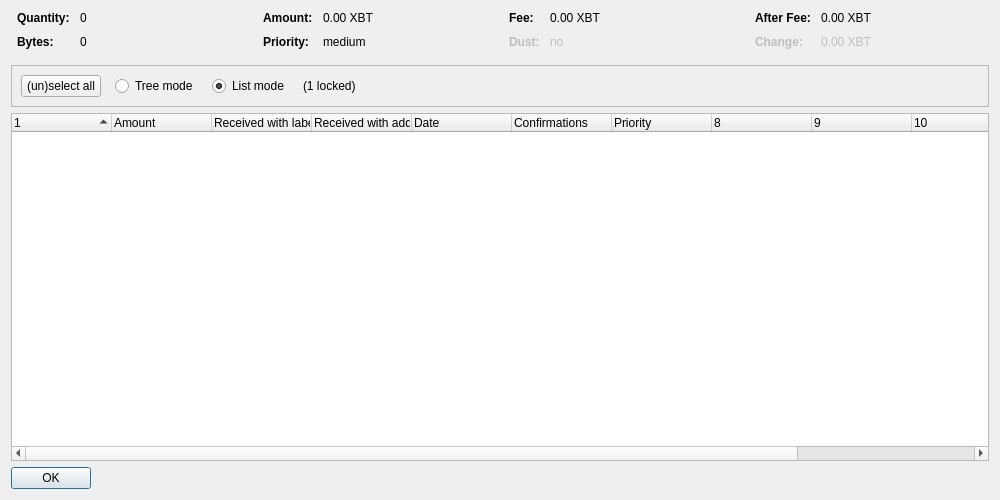
<?xml version="1.0" encoding="UTF-8"?>
<ui version="4.0">
 <class>CoinControlDialog</class>
 <widget class="QDialog" name="CoinControlDialog">
  <property name="geometry">
   <rect>
    <x>0</x>
    <y>0</y>
    <width>1000</width>
    <height>500</height>
   </rect>
  </property>
  <property name="windowTitle">
   <string>Coin Selection</string>
  </property>
  <layout class="QVBoxLayout" name="verticalLayout">
   <item>
    <layout class="QHBoxLayout" name="horizontalLayoutTop" stretch="0,0,0,0">
     <property name="topMargin">
      <number>0</number>
     </property>
     <property name="bottomMargin">
      <number>10</number>
     </property>
     <item>
      <layout class="QFormLayout" name="formLayoutCoinControl1">
       <property name="horizontalSpacing">
        <number>10</number>
       </property>
       <property name="verticalSpacing">
        <number>10</number>
       </property>
       <property name="leftMargin">
        <number>6</number>
       </property>
       <property name="rightMargin">
        <number>6</number>
       </property>
       <item row="0" column="0">
        <widget class="QLabel" name="labelCoinControlQuantityText">
         <property name="font">
          <font>
           <weight>75</weight>
           <bold>true</bold>
          </font>
         </property>
         <property name="text">
          <string>Quantity:</string>
         </property>
        </widget>
       </item>
       <item row="0" column="1">
        <widget class="QLabel" name="labelCoinControlQuantity">
         <property name="cursor">
          <cursorShape>IBeamCursor</cursorShape>
         </property>
         <property name="contextMenuPolicy">
          <enum>Qt::ActionsContextMenu</enum>
         </property>
         <property name="text">
          <string notr="true">0</string>
         </property>
         <property name="textInteractionFlags">
          <set>Qt::LinksAccessibleByMouse|Qt::TextSelectableByKeyboard|Qt::TextSelectableByMouse</set>
         </property>
        </widget>
       </item>
       <item row="1" column="0">
        <widget class="QLabel" name="labelCoinControlBytesText">
         <property name="font">
          <font>
           <weight>75</weight>
           <bold>true</bold>
          </font>
         </property>
         <property name="text">
          <string>Bytes:</string>
         </property>
        </widget>
       </item>
       <item row="1" column="1">
        <widget class="QLabel" name="labelCoinControlBytes">
         <property name="cursor">
          <cursorShape>IBeamCursor</cursorShape>
         </property>
         <property name="contextMenuPolicy">
          <enum>Qt::ActionsContextMenu</enum>
         </property>
         <property name="text">
          <string notr="true">0</string>
         </property>
         <property name="textInteractionFlags">
          <set>Qt::LinksAccessibleByMouse|Qt::TextSelectableByKeyboard|Qt::TextSelectableByMouse</set>
         </property>
        </widget>
       </item>
      </layout>
     </item>
     <item>
      <layout class="QFormLayout" name="formLayoutCoinControl2">
       <property name="horizontalSpacing">
        <number>10</number>
       </property>
       <property name="verticalSpacing">
        <number>10</number>
       </property>
       <property name="leftMargin">
        <number>6</number>
       </property>
       <property name="rightMargin">
        <number>6</number>
       </property>
       <item row="0" column="0">
        <widget class="QLabel" name="labelCoinControlAmountText">
         <property name="font">
          <font>
           <weight>75</weight>
           <bold>true</bold>
          </font>
         </property>
         <property name="text">
          <string>Amount:</string>
         </property>
        </widget>
       </item>
       <item row="0" column="1">
        <widget class="QLabel" name="labelCoinControlAmount">
         <property name="cursor">
          <cursorShape>IBeamCursor</cursorShape>
         </property>
         <property name="contextMenuPolicy">
          <enum>Qt::ActionsContextMenu</enum>
         </property>
         <property name="text">
          <string notr="true">0.00 XBT</string>
         </property>
         <property name="textInteractionFlags">
          <set>Qt::LinksAccessibleByMouse|Qt::TextSelectableByKeyboard|Qt::TextSelectableByMouse</set>
         </property>
        </widget>
       </item>
       <item row="1" column="0">
        <widget class="QLabel" name="labelCoinControlPriorityText">
         <property name="font">
          <font>
           <weight>75</weight>
           <bold>true</bold>
          </font>
         </property>
         <property name="text">
          <string>Priority:</string>
         </property>
        </widget>
       </item>
       <item row="1" column="1">
        <widget class="QLabel" name="labelCoinControlPriority">
         <property name="cursor">
          <cursorShape>IBeamCursor</cursorShape>
         </property>
         <property name="contextMenuPolicy">
          <enum>Qt::ActionsContextMenu</enum>
         </property>
         <property name="text">
          <string notr="true">medium</string>
         </property>
         <property name="textInteractionFlags">
          <set>Qt::LinksAccessibleByMouse|Qt::TextSelectableByKeyboard|Qt::TextSelectableByMouse</set>
         </property>
        </widget>
       </item>
      </layout>
     </item>
     <item>
      <layout class="QFormLayout" name="formLayoutCoinControl3">
       <property name="horizontalSpacing">
        <number>10</number>
       </property>
       <property name="verticalSpacing">
        <number>10</number>
       </property>
       <property name="leftMargin">
        <number>6</number>
       </property>
       <property name="rightMargin">
        <number>6</number>
       </property>
       <item row="0" column="0">
        <widget class="QLabel" name="labelCoinControlFeeText">
         <property name="font">
          <font>
           <weight>75</weight>
           <bold>true</bold>
          </font>
         </property>
         <property name="text">
          <string>Fee:</string>
         </property>
        </widget>
       </item>
       <item row="0" column="1">
        <widget class="QLabel" name="labelCoinControlFee">
         <property name="cursor">
          <cursorShape>IBeamCursor</cursorShape>
         </property>
         <property name="contextMenuPolicy">
          <enum>Qt::ActionsContextMenu</enum>
         </property>
         <property name="text">
          <string notr="true">0.00 XBT</string>
         </property>
         <property name="textInteractionFlags">
          <set>Qt::LinksAccessibleByMouse|Qt::TextSelectableByKeyboard|Qt::TextSelectableByMouse</set>
         </property>
        </widget>
       </item>
       <item row="1" column="0">
        <widget class="QLabel" name="labelCoinControlLowOutputText">
         <property name="enabled">
          <bool>false</bool>
         </property>
         <property name="font">
          <font>
           <weight>75</weight>
           <bold>true</bold>
          </font>
         </property>
         <property name="text">
          <string>Dust:</string>
         </property>
        </widget>
       </item>
       <item row="1" column="1">
        <widget class="QLabel" name="labelCoinControlLowOutput">
         <property name="enabled">
          <bool>false</bool>
         </property>
         <property name="cursor">
          <cursorShape>IBeamCursor</cursorShape>
         </property>
         <property name="contextMenuPolicy">
          <enum>Qt::ActionsContextMenu</enum>
         </property>
         <property name="text">
          <string notr="true">no</string>
         </property>
         <property name="textInteractionFlags">
          <set>Qt::LinksAccessibleByMouse|Qt::TextSelectableByKeyboard|Qt::TextSelectableByMouse</set>
         </property>
        </widget>
       </item>
      </layout>
     </item>
     <item>
      <layout class="QFormLayout" name="formLayoutCoinControl4">
       <property name="horizontalSpacing">
        <number>10</number>
       </property>
       <property name="verticalSpacing">
        <number>10</number>
       </property>
       <property name="leftMargin">
        <number>6</number>
       </property>
       <property name="rightMargin">
        <number>6</number>
       </property>
       <item row="0" column="0">
        <widget class="QLabel" name="labelCoinControlAfterFeeText">
         <property name="font">
          <font>
           <weight>75</weight>
           <bold>true</bold>
          </font>
         </property>
         <property name="text">
          <string>After Fee:</string>
         </property>
        </widget>
       </item>
       <item row="0" column="1">
        <widget class="QLabel" name="labelCoinControlAfterFee">
         <property name="cursor">
          <cursorShape>IBeamCursor</cursorShape>
         </property>
         <property name="contextMenuPolicy">
          <enum>Qt::ActionsContextMenu</enum>
         </property>
         <property name="text">
          <string notr="true">0.00 XBT</string>
         </property>
         <property name="textInteractionFlags">
          <set>Qt::LinksAccessibleByMouse|Qt::TextSelectableByKeyboard|Qt::TextSelectableByMouse</set>
         </property>
        </widget>
       </item>
       <item row="1" column="0">
        <widget class="QLabel" name="labelCoinControlChangeText">
         <property name="enabled">
          <bool>false</bool>
         </property>
         <property name="font">
          <font>
           <weight>75</weight>
           <bold>true</bold>
          </font>
         </property>
         <property name="text">
          <string>Change:</string>
         </property>
        </widget>
       </item>
       <item row="1" column="1">
        <widget class="QLabel" name="labelCoinControlChange">
         <property name="enabled">
          <bool>false</bool>
         </property>
         <property name="cursor">
          <cursorShape>IBeamCursor</cursorShape>
         </property>
         <property name="contextMenuPolicy">
          <enum>Qt::ActionsContextMenu</enum>
         </property>
         <property name="text">
          <string notr="true">0.00 XBT</string>
         </property>
         <property name="textInteractionFlags">
          <set>Qt::LinksAccessibleByMouse|Qt::TextSelectableByKeyboard|Qt::TextSelectableByMouse</set>
         </property>
        </widget>
       </item>
      </layout>
     </item>
    </layout>
   </item>
   <item>
    <widget class="QFrame" name="frame">
     <property name="minimumSize">
      <size>
       <width>0</width>
       <height>40</height>
      </size>
     </property>
     <property name="frameShape">
      <enum>QFrame::StyledPanel</enum>
     </property>
     <property name="frameShadow">
      <enum>QFrame::Sunken</enum>
     </property>
     <layout class="QHBoxLayout" name="horizontalLayout">
      <item>
       <layout class="QHBoxLayout" name="horizontalLayoutPanel" stretch="0,0,0,0,0">
        <property name="spacing">
         <number>14</number>
        </property>
        <item>
         <widget class="QPushButton" name="pushButtonSelectAll">
          <property name="sizePolicy">
           <sizepolicy hsizetype="Maximum" vsizetype="Fixed">
            <horstretch>0</horstretch>
            <verstretch>0</verstretch>
           </sizepolicy>
          </property>
          <property name="text">
           <string>(un)select all</string>
          </property>
          <property name="autoDefault">
           <bool>false</bool>
          </property>
         </widget>
        </item>
        <item>
         <widget class="QRadioButton" name="radioTreeMode">
          <property name="sizePolicy">
           <sizepolicy hsizetype="Maximum" vsizetype="Fixed">
            <horstretch>0</horstretch>
            <verstretch>0</verstretch>
           </sizepolicy>
          </property>
          <property name="text">
           <string>Tree mode</string>
          </property>
         </widget>
        </item>
        <item>
         <widget class="QRadioButton" name="radioListMode">
          <property name="sizePolicy">
           <sizepolicy hsizetype="Maximum" vsizetype="Fixed">
            <horstretch>0</horstretch>
            <verstretch>0</verstretch>
           </sizepolicy>
          </property>
          <property name="text">
           <string>List mode</string>
          </property>
          <property name="checked">
           <bool>true</bool>
          </property>
         </widget>
        </item>
        <item>
         <widget class="QLabel" name="labelLocked">
          <property name="text">
           <string notr="true">(1 locked)</string>
          </property>
         </widget>
        </item>
        <item>
         <spacer name="horizontalSpacer">
          <property name="orientation">
           <enum>Qt::Horizontal</enum>
          </property>
          <property name="sizeHint" stdset="0">
           <size>
            <width>40</width>
            <height>20</height>
           </size>
          </property>
         </spacer>
        </item>
       </layout>
      </item>
     </layout>
    </widget>
   </item>
   <item>
    <widget class="CoinControlTreeWidget" name="treeWidget">
     <property name="contextMenuPolicy">
      <enum>Qt::CustomContextMenu</enum>
     </property>
     <property name="sortingEnabled">
      <bool>false</bool>
     </property>
     <property name="columnCount">
      <number>12</number>
     </property>
     <attribute name="headerShowSortIndicator" stdset="0">
      <bool>true</bool>
     </attribute>
     <attribute name="headerStretchLastSection">
      <bool>false</bool>
     </attribute>
     <column>
      <property name="text">
       <string/>
      </property>
     </column>
     <column>
      <property name="text">
       <string>Amount</string>
      </property>
     </column>
     <column>
      <property name="text">
       <string>Received with label</string>
      </property>
     </column>
     <column>
      <property name="text">
       <string>Received with address</string>
      </property>
     </column>
     <column>
      <property name="text">
       <string>Date</string>
      </property>
     </column>
     <column>
      <property name="text">
       <string>Confirmations</string>
      </property>
      <property name="toolTip">
       <string>Confirmed</string>
      </property>
     </column>
     <column>
      <property name="text">
       <string>Priority</string>
      </property>
     </column>
     <column>
      <property name="text">
       <string/>
      </property>
     </column>
     <column>
      <property name="text">
       <string/>
      </property>
     </column>
     <column>
      <property name="text">
       <string/>
      </property>
     </column>
     <column>
      <property name="text">
       <string/>
      </property>
     </column>
     <column>
      <property name="text">
       <string/>
      </property>
     </column>
    </widget>
   </item>
   <item>
    <widget class="QDialogButtonBox" name="buttonBox">
     <property name="sizePolicy">
      <sizepolicy hsizetype="Maximum" vsizetype="Fixed">
       <horstretch>0</horstretch>
       <verstretch>0</verstretch>
      </sizepolicy>
     </property>
     <property name="orientation">
      <enum>Qt::Horizontal</enum>
     </property>
     <property name="standardButtons">
      <set>QDialogButtonBox::Ok</set>
     </property>
    </widget>
   </item>
  </layout>
 </widget>
 <customwidgets>
  <customwidget>
   <class>CoinControlTreeWidget</class>
   <extends>QTreeWidget</extends>
   <header>coincontroltreewidget.h</header>
  </customwidget>
 </customwidgets>
 <resources/>
 <connections/>
</ui>
